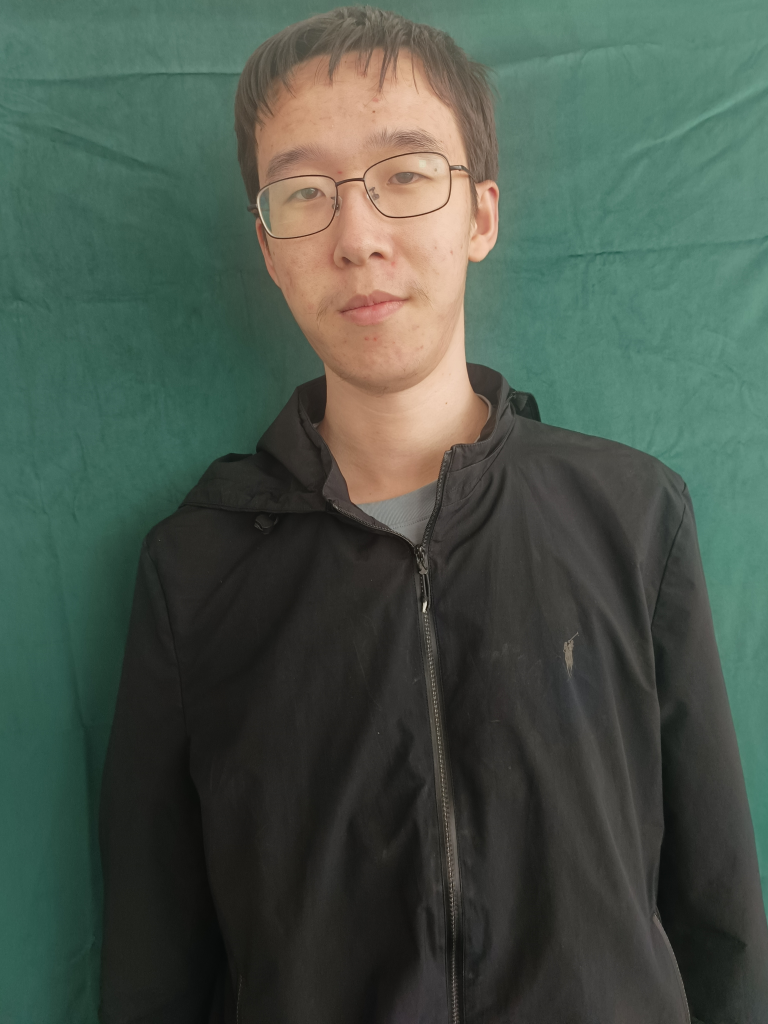
#> input picture hw3/my_photo.jpg, 3072 x 4096 px, given in place of 1.avi, which was not available (shown at 1/4 size)
$ jupyter execute --allow-errors 'Homework _4.ipynb'   (shell and % lines are left out)   (text cells are left out)
#> lines starting #> are read from the running program, lines starting #| are printed output that depends on the picture; after the words box and inside, x2 and y2 are one past the last pixel; in counts of white or black regions, pixels touching at a corner belong together; pictures that were not available may be replaced by others from this repository, and a replacement may not be noted
[cell 1]
from functools import partial

import cv2
import matplotlib.pyplot as plt
import numpy as np
import seaborn as sns
from matplotlib import pyplot as plt
from skimage import filters, transform
from sklearn.ensemble import RandomForestClassifier
from sklearn.metrics import accuracy_score, confusion_matrix
from sklearn.model_selection import train_test_split

plt.rcParams["axes.labelsize"] = 18
plt.rcParams["xtick.labelsize"] = 14
plt.rcParams["ytick.labelsize"] = 14

[cell 2]
# if you have problems with the visualization of the Chinese characters use mplfont
# from https://github.com/Clarmy/mplfonts
# pip install mplfonts
# mplfonts init

# if you have problems with displaying minus signs in the exponents of numbers, uncomment the next two lines
from mplfonts import use_font

use_font("Noto Serif CJK SC")
#> (this line was passed over: mplfonts is not available in this run)

#> (a cell that did not finish here is left out)

[cell 4]
# preview the images
plt.figure(figsize=(18, 14))

#> (the rest of this cell did not finish here and is left out)

#> (a cell that did not finish here is left out)

#> (a cell that did not finish here is left out)

[cell 7]
plt.figure(figsize=(18, 14))

#> (the rest of this cell did not finish here and is left out)

#> (a cell that did not finish here is left out)

#> (a cell that did not finish here is left out)

[cell 10]
cap = cv2.VideoCapture("1.avi")

ret, frame = cap.read()
#> frame is the input picture: shape (4096, 3072, 3); mean B, G, R 74.5, 84.8, 72.4

gray = cv2.cvtColor(frame, cv2.COLOR_BGR2GRAY)
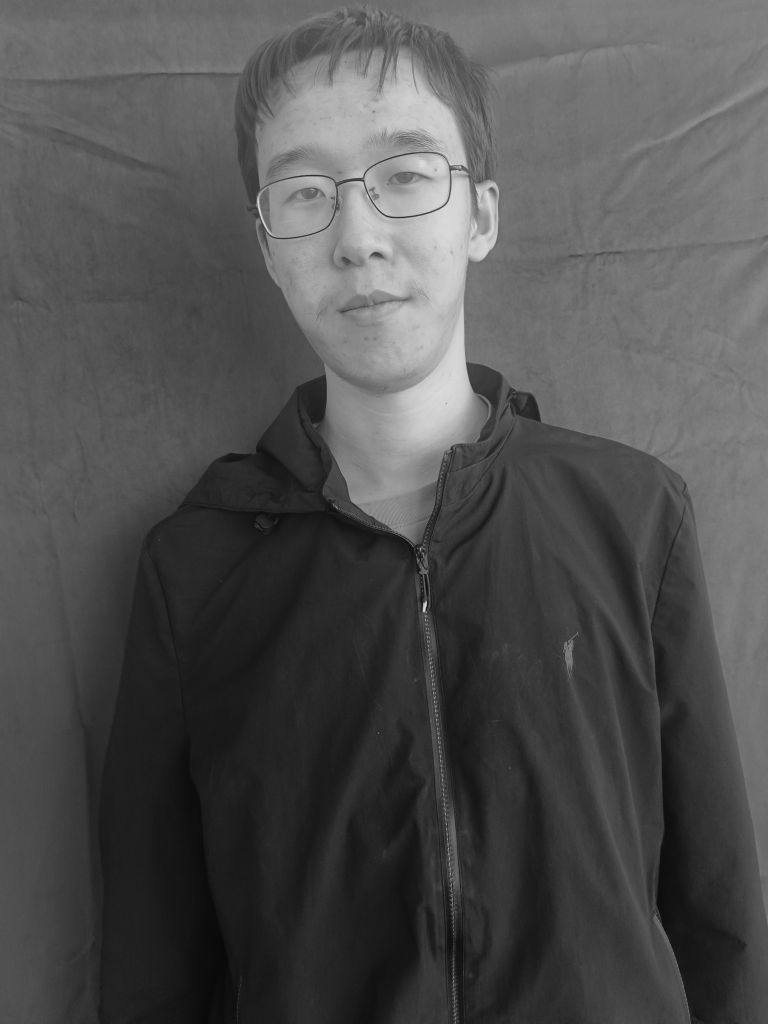
#> gray: shape (4096, 3072) (shown at 1/4 size); min 7, max 230, mean 80
gray = cv2.bitwise_not(gray)
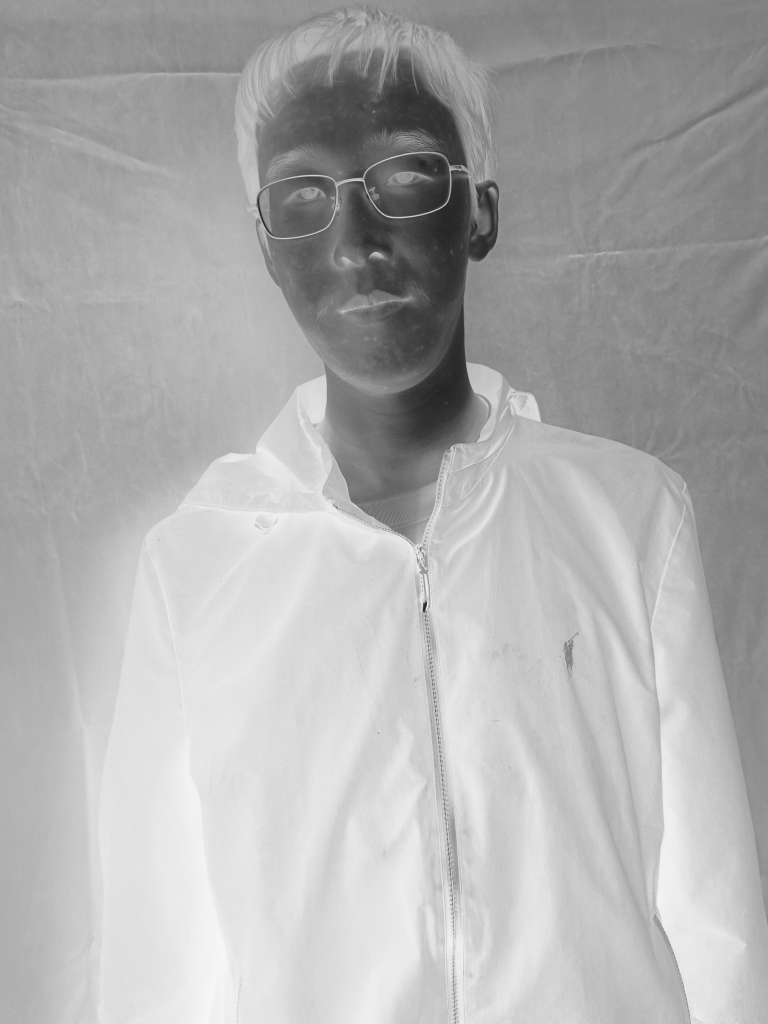
#> gray: shape (4096, 3072) (shown at 1/4 size); min 25, max 248, mean 175

plt.imshow(gray, cmap="gray")
plt.title("First Frame")
plt.show()

cap.release()

x, y, w, h = 770, 1010, 540, 950
obj = gray[y : y + h, x : x + w]
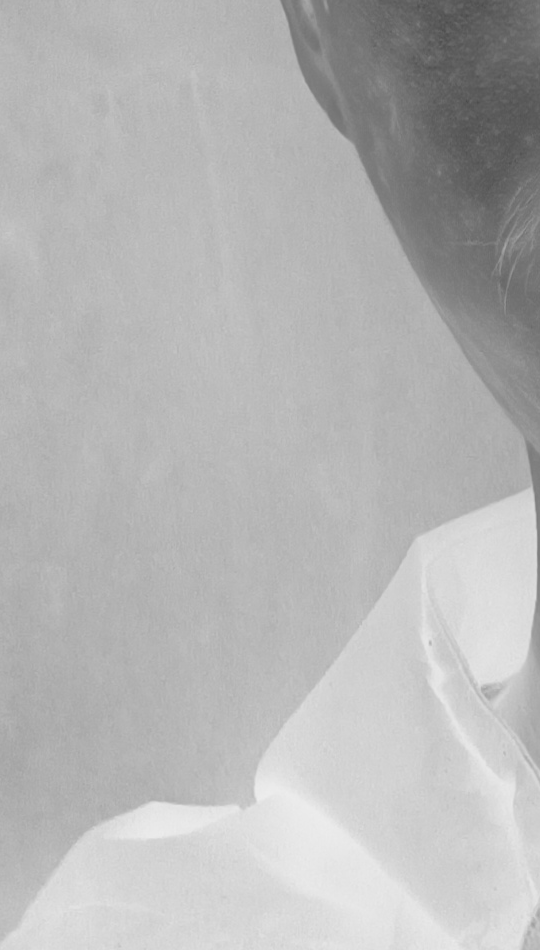
#> obj: shape (950, 540); min 75, max 237, mean 181.4

plt.imshow(obj, cmap="gray")
plt.title("Object to track")
plt.show()

[cell 11]
import numpy as np
from skimage.transform import rotate

obj_rotate = rotate(obj, 180)
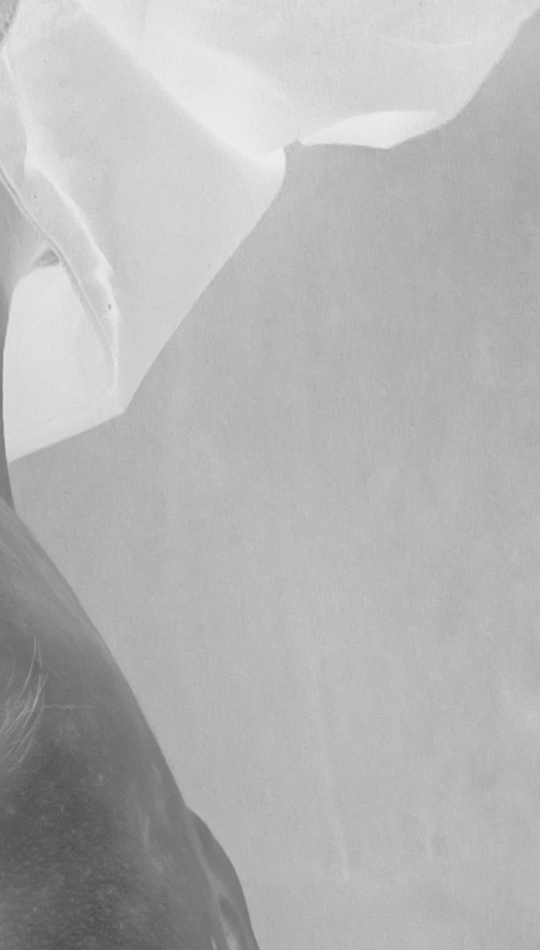
#> obj_rotate: shape (950, 540) float64; min 0.294, max 0.929, mean 0.711
obj_fft = np.fft.fft2(obj_rotate, gray.shape)

gray_fft = np.fft.fft2(gray)

result = np.abs(np.fft.ifft2(gray_fft * obj_fft))
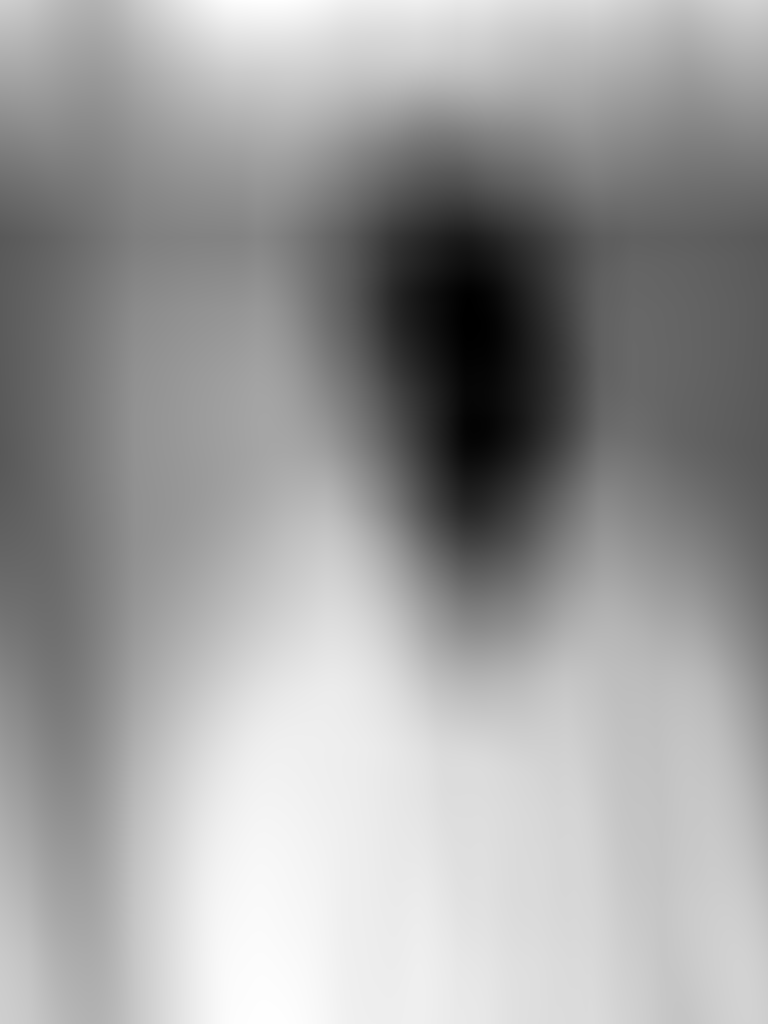
#> result: shape (4096, 3072) float64 (shown at 1/4 size); min 29993149.2, max 84569433.7, mean 63863139.6; drawn with min black and max white

plt.imshow(result, cmap="gray")
plt.title("Correlation Result")
plt.show()

threshold = 0.95 * result.max()
#> threshold = 80340962
binary_result = result > threshold
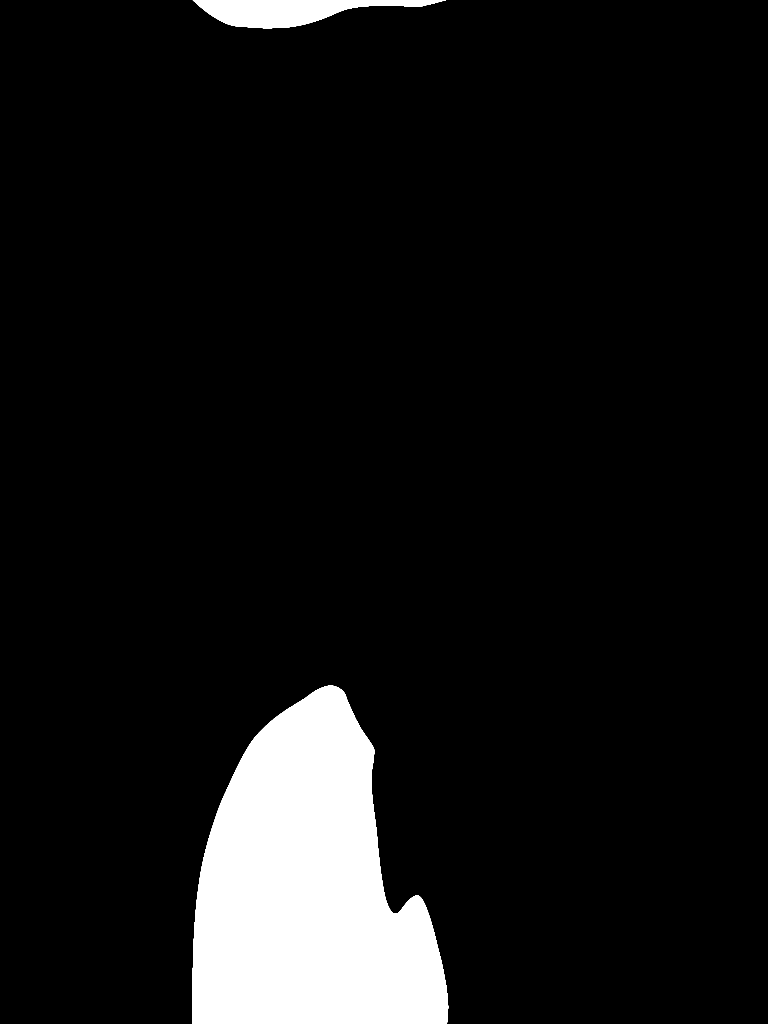
#> binary_result: shape (4096, 3072) bool (shown at 1/4 size); 8% white; 2 white regions, box (x1, y1, x2, y2) and area: (770, 2742, 1793, 4096) 951096, (771, 0, 1784, 113) 61623

plt.imshow(binary_result, cmap="gray")
plt.title(r"Top 95% of correlation")
plt.show()

[cell 12]
ind = np.unravel_index(np.argmax(result, axis=None), result.shape)
#> ind = (4095, 1063)
row = int(ind[0] - obj.shape[0] / 2)
#> row = 3620
col = int(ind[1] - obj.shape[1] / 2)
#> col = 793

gray_rgb = cv2.cvtColor(gray, cv2.COLOR_GRAY2RGB)
marked = cv2.circle(gray_rgb, (col, row), 20, (255, 0, 0), -1)

plt.imshow(marked)
plt.title("Result")
plt.show()

[cell 13]
cap = cv2.VideoCapture("1.avi")

positions = []

cap = cv2.VideoCapture("1.avi")

while (result := cap.read())[0]:
    ret, frame = result
#> ret = True

    gray = cv2.cvtColor(frame, cv2.COLOR_BGR2GRAY)
    gray = cv2.bitwise_not(gray)

    obj_fft = np.fft.fft2(obj_rotate, gray.shape)

    gray_fft = np.fft.fft2(gray)
    result = np.fft.ifft2(gray_fft * obj_fft)
    result = np.abs(result)

    ind = np.unravel_index(np.argmax(result, axis=None), result.shape)
    row = int(ind[0] - obj.shape[0] / 2)
    col = int(ind[1] - obj.shape[1] / 2)

    gray_rgb = cv2.cvtColor(gray, cv2.COLOR_GRAY2BGR)

    positions.append((col, row))

cap.release()

last_frame_rgb = cv2.cvtColor(gray, cv2.COLOR_GRAY2RGB)

for position in positions:
    last_frame = cv2.circle(last_frame_rgb, position, 20, (255, 0, 0), -1)

plt.imshow(last_frame, cmap="gray")
plt.title("Tracking Result")
plt.show()
